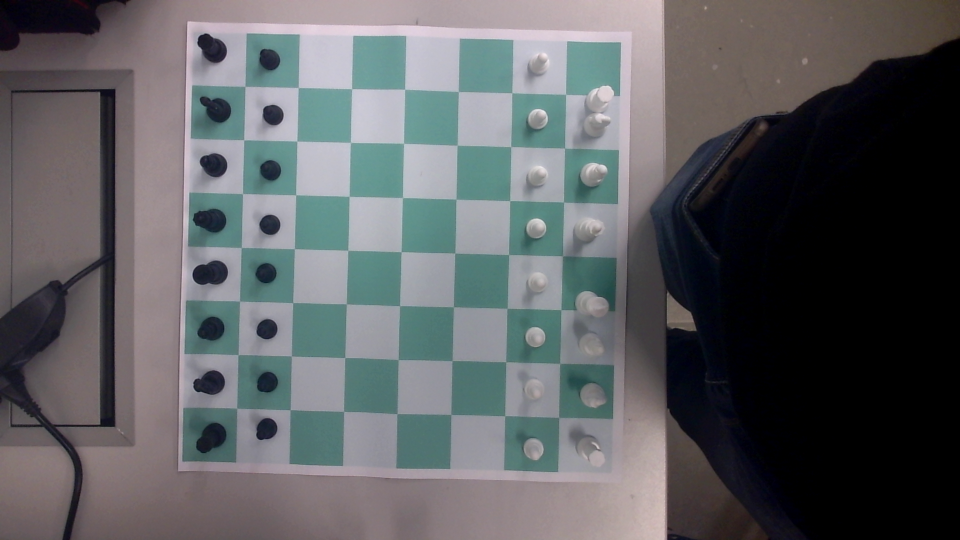
#> input picture photo1.png, 1920 x 1080 px (shown at 1/2 size)
$ python -i homografia4.py   (imports and definitions only)   (older library calls are emulated)
#> lines starting #> are read from the running program, lines starting #| are printed output that depends on the picture; after the words box and inside, x2 and y2 are one past the last pixel; in counts of white or black regions, pixels touching at a corner belong together
#> further down, picture is the input picture: shape (1080, 1920, 3); mean B, G, R 98.2, 95.7, 93.6
import cv2
import matplotlib.pyplot as plt
import numpy as np
import math

def find_pixels(img):
	#img = cv2.imread('homog.png')

	hsv = cv2.cvtColor(img, cv2.COLOR_BGR2HSV)
#> hsv: shape (1080, 1920, 3); mean H, S, V 93.3, 50, 103
	blur = cv2.medianBlur(hsv ,7)
#> blur: shape (1080, 1920, 3); mean H, S, V 94.6, 49.9, 103.1

	#red
	lower = np.array([102,82,69])
	upper = np.array([202,204,121])

	mask = cv2.inRange(blur, lower, upper)
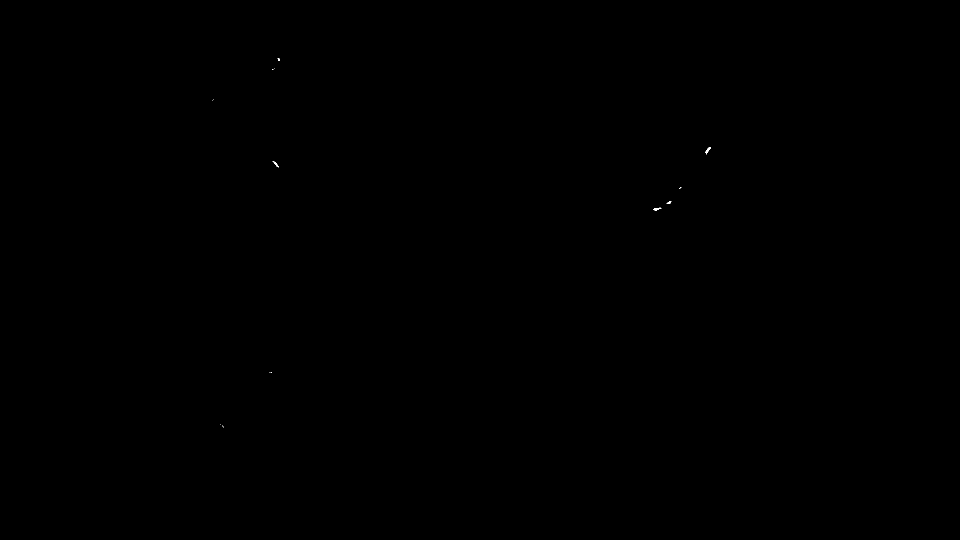
#> mask: shape (1080, 1920) (shown at 1/2 size); 0.01% white; 15 white regions (11 under 20 px), largest, box (x1, y1, x2, y2) and area: (1410, 294, 1422, 309) 63, (545, 322, 558, 335) 45, (1307, 415, 1323, 421) 45, (1333, 402, 1343, 408) 33

	kernel = np.ones((15,15), np.uint8)

	mask = cv2.dilate(mask, kernel, iterations=1)
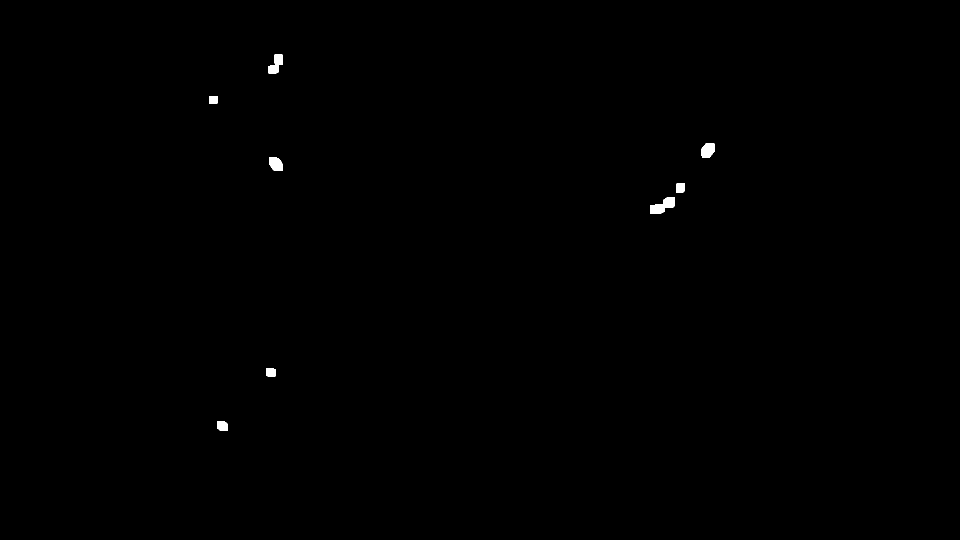
#> mask: shape (1080, 1920) (shown at 1/2 size); 0.2% white; 9 white regions, largest, box (x1, y1, x2, y2) and area: (1300, 395, 1350, 428) 976, (1403, 287, 1429, 316) 637, (538, 315, 565, 342) 605
	mask = cv2.erode(mask, kernel, iterations=1)
#> mask: shape (1080, 1920); 0.01% white; 15 white regions (11 under 20 px), largest, box (x1, y1, x2, y2) and area: (1410, 294, 1422, 309) 63, (1307, 415, 1323, 421) 47, (545, 322, 558, 335) 45, (1333, 402, 1343, 408) 33

	cv2.imshow('image',mask)
	cv2.imwrite("mask_homog.png", mask)
	cv2.waitKey(0)

	cv2.imshow('image',mask)
	cv2.waitKey(0)

	output = cv2.connectedComponentsWithStats(mask, 8, cv2.CV_32S)
	centroids = output[3]
#> centroids = 16 rows, first 8: [959.5, 539.5], [556.9, 118.3], [549, 137], [544.5, 139], [547, 138], [427, 199], [425, 200], [1415.6, 299.9]
	centroids = [centroids[1],centroids[4],centroids[2],centroids[3]]
#> centroids = [[556.9, 118.3], [547, 138], [549, 137], [544.5, 139]]
	print(centroids)
#| [array([556.9375, 118.3125]), array([547., 138.]), array([549., 137.]), array([544.5, 139. ])]
	pts_src = np.array([[int(centroids[0][0]), int(centroids[0][1])], [int(centroids[1][0]), int(centroids[1][1])], [int(centroids[2][0]), int(centroids[2][1])],[int(centroids[3][0]), int(centroids[3][1])]])
#> pts_src = [[556, 118], [547, 138], [549, 137], [544, 139]]

	return pts_src

def homografia(pts_src, table):

    pts_dst = np.array([[0, 0],[800, 0],[0, 800],[800, 800]])
    h, status = cv2.findHomography(pts_src, pts_dst)
    im_out = cv2.warpPerspective(table, h, (800,800))

    cv2.imshow("Warped Source Image", im_out)
    cv2.waitKey()

    return im_out

>>> import cv2
>>> picture = cv2.imread('photo1.png')
>>> result = find_pixels(picture)
#> result = [[556, 118], [547, 138], [549, 137], [544, 139]]
